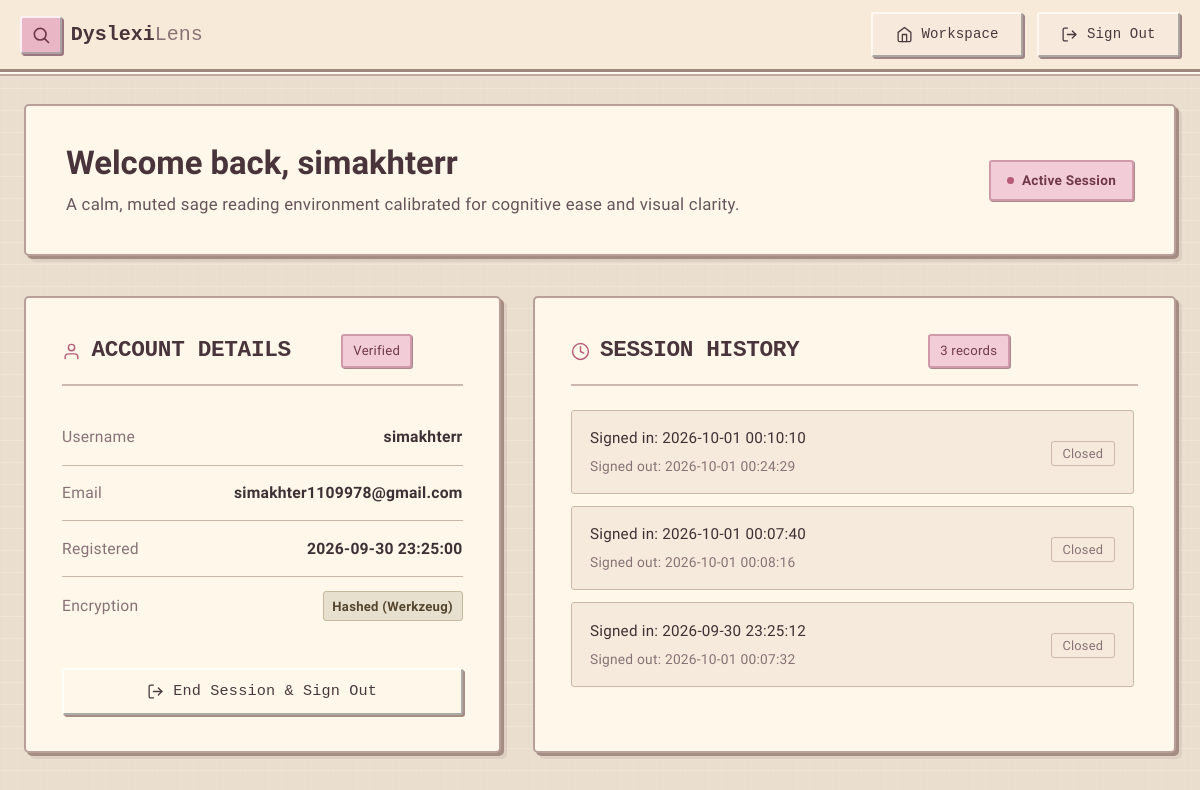
The app's page /home (signed in, upper part), older data.
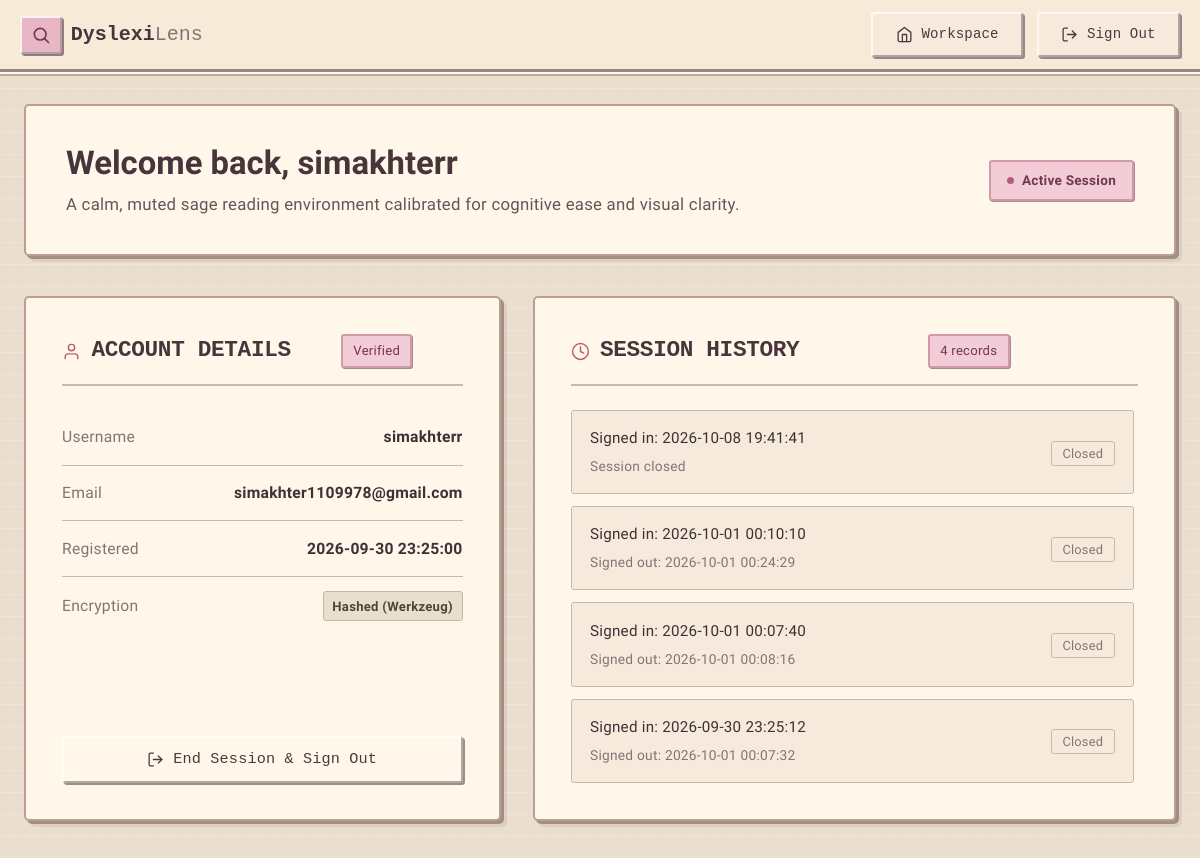
The same page, newer data.
### tables this page shows
CREATE TABLE login_history (
            id INTEGER PRIMARY KEY AUTOINCREMENT,
            user_id INTEGER NOT NULL,
            login_time TIMESTAMP DEFAULT CURRENT_TIMESTAMP,
            logout_time TIMESTAMP,
            FOREIGN KEY (user_id) REFERENCES users (id)
        );

### app.py (the view)
@app.route("/home")
@login_required
def home():
    user_id = session["user_id"]
    db = get_db()
    cursor = db.cursor()
    cursor.execute("SELECT id, username, email, created_at FROM users WHERE id = ?", (user_id,))
    user = cursor.fetchone()
    cursor.execute("""
        SELECT id, login_time, logout_time
        FROM login_history
        WHERE user_id = ?
        ORDER BY id DESC
        LIMIT 10
    """, (user_id,))
    history_records = cursor.fetchall()
    extracted_text = session.pop("extracted_text", None)
    extracted_filename = session.pop("extracted_filename", None)
    return render_template(
        "home.html",
        user=user,
        history=history_records,
        current_history_id=session.get("login_history_id"),
        extracted_text=extracted_text,
        extracted_filename=extracted_filename
    )

### app.py (called while the page is built)
def get_db():
    if "db" not in g:
        g.db = sqlite3.connect(DATABASE)
        g.db.row_factory = sqlite3.Row
        init_db()
    return g.db

def init_db():
    conn = sqlite3.connect(DATABASE)
    cursor = conn.cursor()
    cursor.execute("""
        CREATE TABLE IF NOT EXISTS users (
            id INTEGER PRIMARY KEY AUTOINCREMENT,
            username TEXT UNIQUE NOT NULL,
            email TEXT UNIQUE NOT NULL,
            password TEXT NOT NULL,
            created_at TIMESTAMP DEFAULT CURRENT_TIMESTAMP
        )
    """)
    cursor.execute("""
        CREATE TABLE IF NOT EXISTS login_history (
            id INTEGER PRIMARY KEY AUTOINCREMENT,
            user_id INTEGER NOT NULL,
            login_time TIMESTAMP DEFAULT CURRENT_TIMESTAMP,
            logout_time TIMESTAMP,
            FOREIGN KEY (user_id) REFERENCES users (id)
        )
    """)
    conn.commit()
    conn.close()

### templates/home.html (shortened to what this page needs)
{% extends "base.html" %}
{% block content %}
<div class="dashboard-container">
  <section class="overview-banner">
    <div class="overview-text">
      <h1>Welcome back, {{ user['username'] }}</h1>
      <p>A calm, muted sage reading environment calibrated for cognitive ease and visual clarity.</p>
    </div>
    <div class="status-badge">
      <span class="status-dot" aria-hidden="true"></span>
      <span>Active Session</span>
    </div>
  </section>
  <div class="dashboard-row">
    <div class="panel-card">
      <div class="panel-header">
        <div class="panel-title">
          <svg viewBox="0 0 24 24" fill="none" stroke-width="1.8" stroke-linecap="round" stroke-linejoin="round">
            <path d="M20 21v-2a4 4 0 0 0-4-4H8a4 4 0 0 0-4 4v2"></path>
            <circle cx="12" cy="7" r="4"></circle>
          </svg>
          <h2>Account Details</h2>
        </div>
        <span class="panel-count">Verified</span>
      </div>
      <ul class="detail-list">
        <li class="detail-item">
          <span class="detail-label">Username</span>
          <span class="detail-value">{{ user['username'] }}</span>
        </li>
        <li class="detail-item">
          <span class="detail-label">Email</span>
          <span class="detail-value">{{ user['email'] }}</span>
        </li>
        <li class="detail-item">
          <span class="detail-label">Registered</span>
          <span class="detail-value">{{ user['created_at'] }}</span>
        </li>
        <li class="detail-item">
          <span class="detail-label">Encryption</span>
          <span class="security-tag">Hashed (Werkzeug)</span>
        </li>
      </ul>
      <div style="margin-top: auto;">
        <a href="{{ url_for('logout') }}" class="btn btn-secondary btn-full" id="home-logout-btn">
          <svg viewBox="0 0 24 24" fill="none" stroke-width="1.8" stroke-linecap="round" stroke-linejoin="round">
            <path d="M9 21H5a2 2 0 0 1-2-2V5a2 2 0 0 1 2-2h4"></path>
            <polyline points="16 17 21 12 16 7"></polyline>
            <line x1="21" y1="12" x2="9" y2="12"></line>
          </svg>
          End Session & Sign Out
        </a>
      </div>
    </div>
    <div class="panel-card">
      <div class="panel-header">
        <div class="panel-title">
          <svg viewBox="0 0 24 24" fill="none" stroke-width="1.8" stroke-linecap="round" stroke-linejoin="round">
            <circle cx="12" cy="12" r="10"></circle>
            <polyline points="12 6 12 12 16 14"></polyline>
          </svg>
          <h2>Session History</h2>
        </div>
        <span class="panel-count">{{ history|length }} records</span>
      </div>
      {% if history %}
        <div class="history-scroll">
          {% for record in history %}
            <div class="history-row {% if record['id'] == current_history_id %}current-row{% endif %}">
              <div class="history-times">
                <div class="history-time-in">
                  Signed in: {{ record['login_time'] }}
                </div>
                <div class="history-time-out">
                  {% if record['logout_time'] %}
                    Signed out: {{ record['logout_time'] }}
                  {% else %}
                    {% if record['id'] == current_history_id %}
                      Current active session
                    {% else %}
                      Session closed
                    {% endif %}
                  {% endif %}
                </div>
              </div>
              <div>
                {% if record['id'] == current_history_id and not record['logout_time'] %}
                  <span class="badge-state active">Active</span>
                {% else %}
                  <span class="badge-state closed">Closed</span>
                {% endif %}
              </div>
            </div>
          {% endfor %}
        </div>
      {% else %}
        <p style="color: var(--text-muted); font-size: 0.95rem;">No prior sessions recorded.</p>
      {% endif %}
    </div>
  </div>
</div>
{% endblock %}

Row changes from the older to the newer data that the page shows:
added login_history: login_time "2026-10-08 19:41:41", shows "Session closed", shows "Closed"
Text that changed along with them:
{{ history|length }}: "3" → "4"
